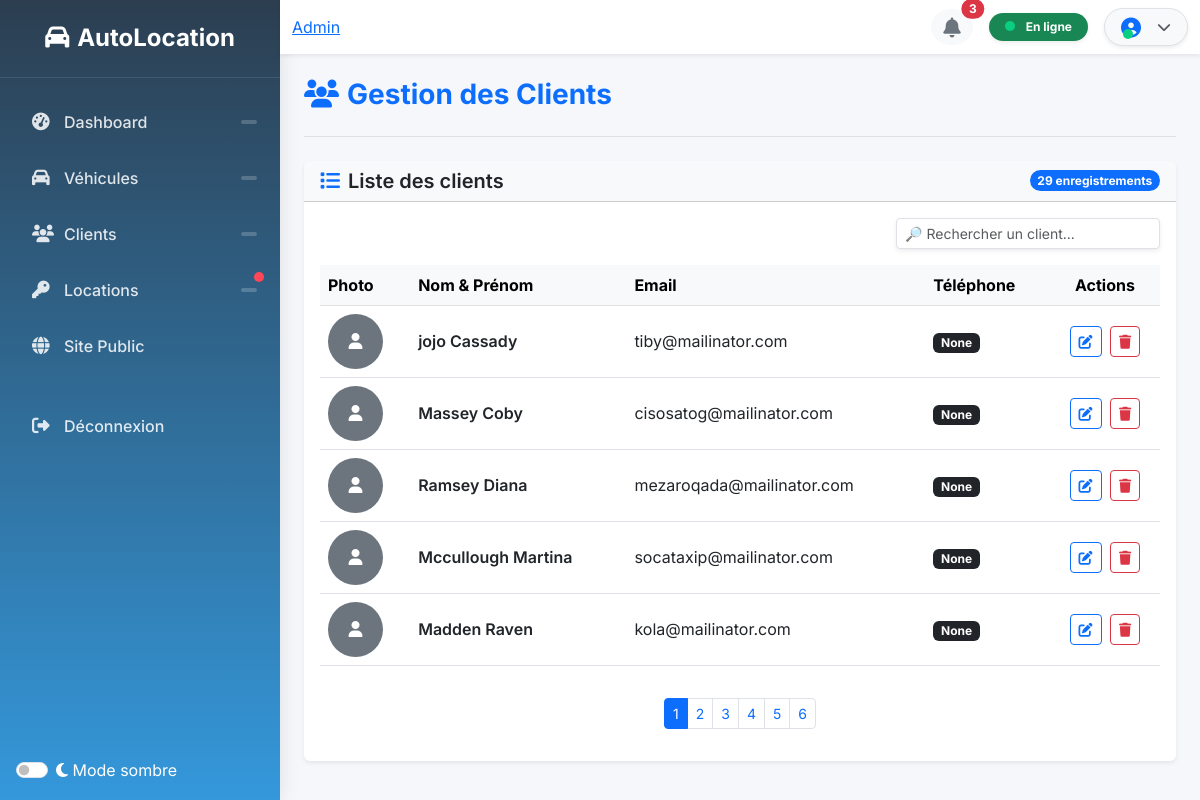
/clients/, run on the app's committed database.
### location/models.py (models this page shows, shortened)
class Client(models.Model):
    user = models.OneToOneField(User, on_delete=models.CASCADE, null=True, blank=True)
    id_client = models.AutoField(primary_key=True)
    nom = models.CharField(max_length=100)
    prenom = models.CharField(max_length=100)
    profession = models.CharField(max_length=100, blank=True)
    adresse = models.TextField(blank=True)
    email = models.EmailField(unique=True)
    telephone = models.CharField(max_length=20, blank=True, null=True)
    created_at = models.DateTimeField(default=timezone.now, editable=False)
    email_confirmed = models.BooleanField(default=False)
    confirmation_code = models.CharField(max_length=6, blank=True, null=True)
    confirmation_code_expires_at = models.DateTimeField(blank=True, null=True)

### location/views.py (the view)
# urls.py: path("clients/", views.liste_clients, name="clients"),
def liste_clients(request):
    clients = Client.objects.all()
    return render(request, "location/monadmin/clients.html", {"clients": clients})

### location/templates/location/monadmin/clients.html (shortened to what this page needs)
{% extends "location/monadmin/base.html" %}
{% block content %}
<div class="d-flex justify-content-between align-items-center pb-3 mb-4 border-bottom">
    <h1 class="h3 fw-bold text-primary">
        <i class="fas fa-users me-2"></i>Gestion des Clients
    </h1>
</div>
<div class="card shadow-sm border-0">
    <div class="card-header bg-light d-flex justify-content-between align-items-center">
        <h5 class="mb-0 fw-semibold">
            <i class="fas fa-list me-2 text-primary"></i>Liste des clients
        </h5>
        <span class="badge bg-primary rounded-pill">{{ clients|length }} enregistrement{{ clients|length|pluralize }}</span>
    </div>
    <div class="card-body">
        <div class="row mb-3">
            <div class="col-md-4 ms-auto">
                <input type="text" id="searchInput" class="form-control form-control-sm shadow-sm" placeholder="🔎 Rechercher un client...">
            </div>
        </div>
        <div class="table-responsive">
            <table class="table align-middle table-hover" id="clientTable">
                <thead class="table-light">
                    <tr>
                        <th scope="col">Photo</th>
                        <th scope="col">Nom & Prénom</th>
                        <th scope="col">Email</th>
                        <th scope="col">Téléphone</th>
                        <th scope="col" class="text-center">Actions</th>
                    </tr>
                </thead>
                <tbody>
                    {% for client in clients %}
                    <tr>
                        <td>
                            {% if client.photo %}
                                <img src="{{ client.photo.url }}" alt="{{ client.nom }}"
                                     class="rounded border" style="width: 55px; height: 55px; object-fit: cover;">
                            {% else %}
                                <div class="bg-secondary text-white rounded-circle d-flex align-items-center justify-content-center"
                                     style="width: 55px; height: 55px;">
                                    <i class="fas fa-user"></i>
                                </div>
                            {% endif %}
                        </td>
                        <td class="fw-semibold">{{ client.nom }} {{ client.prenom }}</td>
                        <td>{{ client.email }}</td>
                        <td><span class="badge bg-dark">{{ client.telephone }}</span></td>
                        <td class="text-center">
                            <a href="{% url 'modifier_client' client.id_client %}"
                               class="btn btn-sm btn-outline-primary me-1" title="Modifier">
                                <i class="fas fa-edit"></i>
                            </a>
                            <button type="button"
                                    class="btn btn-sm btn-outline-danger"
                                    data-bs-toggle="modal"
                                    data-bs-target="#deleteModal{{ client.id_client }}">
                                <i class="fas fa-trash"></i>
                            </button>
                        </td>
                    </tr>
                    {% endfor %}
                </tbody>
            </table>
        </div>
        <nav class="d-flex justify-content-center mt-3">
            <ul class="pagination pagination-sm" id="pagination"></ul>
        </nav>
    </div>
</div>
{% endblock %}

### location/templates/location/monadmin/base.html (style rules this page uses)
:root { --primary-color: #0d6efd; --secondary-color: #6c757d; --success-color: #198754; --dark-color: #212529; --light-color: #f8f9fa; --sidebar-width: 280px; --header-height: 70px; }
body { font-family: 'Inter', sans-serif; background-color: #f5f7fb; color: #333; }

### data on the page
Client: nom "jojo", prenom "Cassady", email "tiby@mailinator.com", telephone "None"
Client: nom "Massey", prenom "Coby", email "cisosatog@mailinator.com", telephone "None"
Client: nom "Ramsey", prenom "Diana", email "mezaroqada@mailinator.com", telephone "None"
Client: nom "Mccullough", prenom "Martina", email "socataxip@mailinator.com", telephone "None"
Client: nom "Madden", prenom "Raven", email "kola@mailinator.com", telephone "None"

### other printed values
{{ clients|length }} "29"
